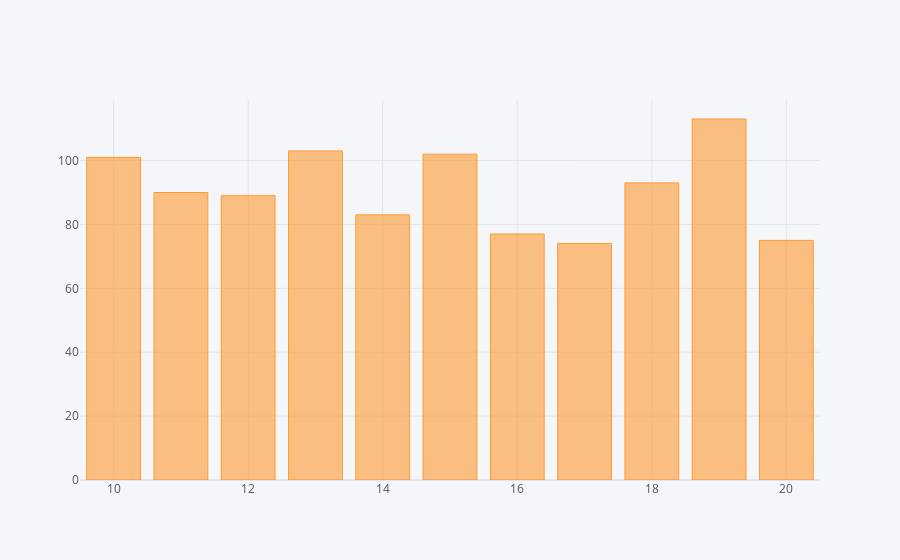

The code cell stored with this chart in its notebook:
### Code cell
df['Hour'].value_counts().iplot(kind='bar')

### Figure 1 — Plotly figure (JSON) as saved in the notebook; plotly's stock layout.template omitted (floating-point values rounded to 4 significant figures)
{"data": [{"marker": {"color": "rgba(255, 153, 51, 0.6)", "line": {"color": "rgba(255, 153, 51, 1.0)", "width": 1}}, "name": "Hour", "orientation": "v", "text": "", "type": "bar", "x": ["19", "13", "15", "10", "18", "11", "12", "14", "16", "20", "17"], "y": [113, 103, 102, 101, 93, 90, 89, 83, 77, 75, 74]}], "layout": {"legend": {"bgcolor": "#F5F6F9", "font": {"color": "#4D5663"}}, "paper_bgcolor": "#F5F6F9", "plot_bgcolor": "#F5F6F9", "title": {"font": {"color": "#4D5663"}}, "xaxis": {"gridcolor": "#E1E5ED", "showgrid": true, "tickfont": {"color": "#4D5663"}, "title": {"font": {"color": "#4D5663"}, "text": ""}, "zerolinecolor": "#E1E5ED"}, "yaxis": {"gridcolor": "#E1E5ED", "showgrid": true, "tickfont": {"color": "#4D5663"}, "title": {"font": {"color": "#4D5663"}, "text": ""}, "zerolinecolor": "#E1E5ED"}}}
